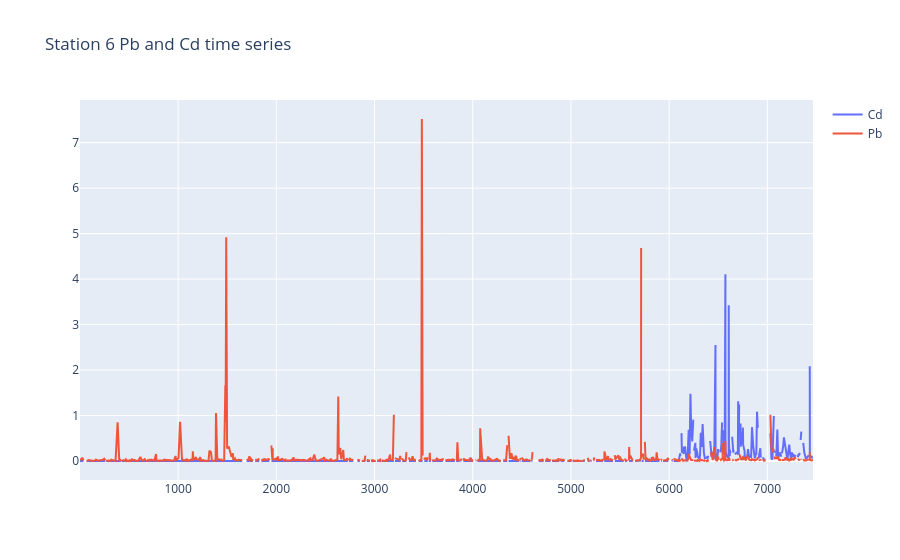

The cell this chart's notebook holds for it:
### Code cell
X = station_6_data_pb_cd_ph.measurement_id
CD = station_6_data_pb_cd_ph.pb
PB = station_6_data_pb_cd_ph.cd

import plotly.graph_objects as go

fig = go.Figure()
fig.add_trace(go.Scatter(x=X, y=CD,
                    mode='lines',
                    name='Cd'))
fig.add_trace(go.Scatter(x=X, y=PB,
                    mode='lines',
                    name='Pb'))
fig.update_layout(
    title = 'Station 6 Pb and Cd time series - VIEW Retrieval'
)

fig.show()

### Figure 1 — Plotly figure (JSON) as saved in the notebook; plotly's stock layout.template omitted (floating-point values rounded to 4 significant figures; data arrays with more than 128 entries replaced by an {"elided": "..."} marker saying what was removed)
{"data": [{"mode": "lines", "name": "Cd", "type": "scatter", "x": {"elided": "980 int values"}, "y": {"elided": "980 float values"}}, {"mode": "lines", "name": "Pb", "type": "scatter", "x": {"elided": "980 int values"}, "y": {"elided": "980 float values"}}], "layout": {"title": {"text": "Station 6 Pb and Cd time series"}}}
